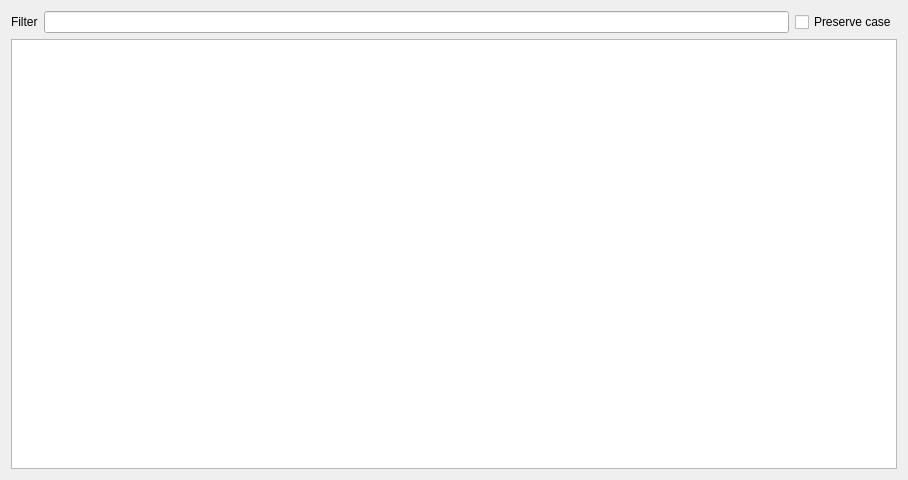
<?xml version="1.0" encoding="UTF-8"?>
<ui version="4.0">
 <class>AsciiAssistant</class>
 <widget class="QWidget" name="AsciiAssistant">
  <property name="geometry">
   <rect>
    <x>0</x>
    <y>0</y>
    <width>908</width>
    <height>480</height>
   </rect>
  </property>
  <property name="minimumSize">
   <size>
    <width>680</width>
    <height>480</height>
   </size>
  </property>
  <property name="windowTitle">
   <string notr="true">Form</string>
  </property>
  <layout class="QGridLayout" name="gridLayout">
   <item row="0" column="0">
    <widget class="QLabel" name="label">
     <property name="text">
      <string>Filter</string>
     </property>
    </widget>
   </item>
   <item row="0" column="1">
    <widget class="QLineEdit" name="lineEdit">
     <property name="text">
      <string notr="true"/>
     </property>
     <property name="clearButtonEnabled">
      <bool>true</bool>
     </property>
    </widget>
   </item>
   <item row="0" column="2">
    <widget class="QCheckBox" name="checkBox">
     <property name="minimumSize">
      <size>
       <width>0</width>
       <height>0</height>
      </size>
     </property>
     <property name="text">
      <string>Preserve case</string>
     </property>
    </widget>
   </item>
   <item row="1" column="0" colspan="3">
    <widget class="QTableWidget" name="tableWidget"/>
   </item>
  </layout>
 </widget>
 <resources/>
 <connections/>
</ui>
